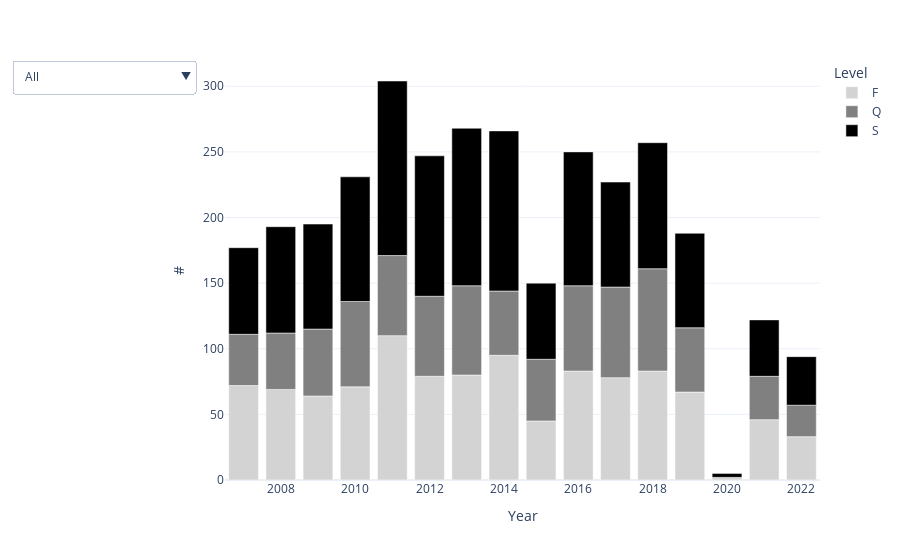

The cell this chart's notebook holds for it:
### Markdown cell above
Next, we dive one step deeper. We count the number of participations in different competitions rounds over the years. We focus on the same set of climbers with more than 3 finals as before.

Use the dropdown menu in the figure to choose between the aggregation of all climbers' and individual results. Here, we highlight the young and astonishing career of Natalia Grossman, who participated in a handful of IFSC competitions before and burst onto the scene in 2021, making finals in every competition she joined since.

### Code cell
# count number of participations per round and name and climber
groups = fin.groupby(["Level", "Name", "Year"])
dats = []
for name in namez:
    dat = pd.DataFrame(0, columns=years, index=levels[::-1])    
    dat["Name"] = name    
    for year in years:        
        id1 = plot.get_group(groups, ("F", name, year))
        id2 = plot.get_group(groups, ("S", name, year)) 
        id3 = plot.get_group(groups, ("Q", name, year)) 
        dat.loc["F", year] = len(id1)
        dat.loc["S", year] = len(id2)-len(id1)
        dat.loc["Q", year] = len(id3)-len(id2)        
    dat["Level"] = levels[::-1]
    dats.append(dat)    
dat = pd.concat(dats)
daf = dat.melt(id_vars=["Name", "Level"], var_name="Year", value_name="#")

# show bar plot (ALL = sum of climbers' results)
dan = daf[daf["Name"].isin(names)].groupby(["Level", "Year"], as_index=False).sum()
fig = px.bar(x=dan["Year"], y=dan["#"], color=dan['Level'], orientation='v',
             height=400,
             color_discrete_sequence=colorl,
             template=template,
             labels={"x": "Year",  "y": "#", "color": "Level"},
             )

# (indvidual results per climber)
lst = [{
    'method': 'update',
    'label': 'All',
    'args': [{'y': [dan[dan["Level"]==lev]["#"].values for lev in levels[::-1]]}] 
}]
for name in namez:  
    idn = daf["Name"].isin([name])
    dan = daf[idn]
    lst += [
        {
        'method': 'update',
        'label': name,
        'args': [{'y': [dan[dan["Level"]==lev]["#"].values for lev in levels[::-1]]}] 
    }]
    
# add dropdown menu to figure   
updatemenus = [{
    'buttons': lst,
    'direction': 'down',
    'showactive': True,
    }]
fig = fig.update_layout(updatemenus=updatemenus)

fig.show(config=config)

### Figure 1 — Plotly figure (JSON) as saved in the notebook; plotly's stock layout.template omitted (floating-point values rounded to 4 significant figures)
{"data": [{"alignmentgroup": "True", "hovertemplate": "Level=F<br>Year=%{x}<br>#=%{y}<extra></extra>", "legendgroup": "F", "marker": {"color": "lightgray", "pattern": {"shape": ""}}, "name": "F", "offsetgroup": "F", "orientation": "v", "showlegend": true, "textposition": "auto", "type": "bar", "x": [2007, 2008, 2009, 2010, 2011, 2012, 2013, 2014, 2015, 2016, 2017, 2018, 2019, 2020, 2021, 2022], "xaxis": "x", "y": [72, 69, 64, 71, 110, 79, 80, 95, 45, 83, 78, 83, 67, 2, 46, 33], "yaxis": "y"}, {"alignmentgroup": "True", "hovertemplate": "Level=Q<br>Year=%{x}<br>#=%{y}<extra></extra>", "legendgroup": "Q", "marker": {"color": "gray", "pattern": {"shape": ""}}, "name": "Q", "offsetgroup": "Q", "orientation": "v", "showlegend": true, "textposition": "auto", "type": "bar", "x": [2007, 2008, 2009, 2010, 2011, 2012, 2013, 2014, 2015, 2016, 2017, 2018, 2019, 2020, 2021, 2022], "xaxis": "x", "y": [39, 43, 51, 65, 61, 61, 68, 49, 47, 65, 69, 78, 49, 0, 33, 24], "yaxis": "y"}, {"alignmentgroup": "True", "hovertemplate": "Level=S<br>Year=%{x}<br>#=%{y}<extra></extra>", "legendgroup": "S", "marker": {"color": "black", "pattern": {"shape": ""}}, "name": "S", "offsetgroup": "S", "orientation": "v", "showlegend": true, "textposition": "auto", "type": "bar", "x": [2007, 2008, 2009, 2010, 2011, 2012, 2013, 2014, 2015, 2016, 2017, 2018, 2019, 2020, 2021, 2022], "xaxis": "x", "y": [66, 81, 80, 95, 133, 107, 120, 122, 58, 102, 80, 96, 72, 3, 43, 37], "yaxis": "y"}], "layout": {"autosize": true, "barmode": "relative", "legend": {"title": {"text": "Level"}, "tracegroupgap": 0}, "margin": {"t": 60}, "updatemenus": [{"buttons": [{"args": [{"y": [[72, 69, 64, 71, 110, 79, 80, 95, 45, 83, 78, 83, 67, 2, 46, 33], [66, 81, 80, 95, 133, 107, 120, 122, 58, 102, 80, 96, 72, 3, 43, 37], [39, 43, 51, 65, 61, 61, 68, 49, 47, 65, 69, 78, 49, 0, 33, 24]]}], "label": "All", "method": "update"}, {"args": [{"y": [[0, 0, 1, 6, 1, 0, 0, 2, 2, 1, 0, 0, 5, 0, 2, 0], [0, 0, 1, 0, 0, 0, 0, 0, 3, 0, 0, 1, 1, 0, 0, 0], [0, 0, 0, 0, 0, 0, 0, 0, 0, 0, 0, 0, 0, 0, 1, 0]]}], "label": "adam ondra", "method": "update"}, {"args": [{"y": [[3, 1, 0, 0, 0, 0, 0, 0, 0, 0, 0, 0, 0, 0, 0, 0], [3, 2, 0, 0, 0, 0, 0, 0, 0, 0, 0, 0, 0, 0, 0, 0], [0, 2, 1, 1, 0, 0, 0, 0, 0, 0, 0, 0, 0, 0, 0, 0]]}], "label": "akito matsushima", "method": "update"}, {"args": [{"y": [[5, 5, 6, 5, 9, 5, 6, 9, 4, 6, 5, 8, 5, 0, 2, 0], [0, 1, 0, 1, 1, 2, 1, 0, 0, 2, 1, 0, 0, 0, 1, 0], [0, 0, 0, 1, 0, 0, 1, 0, 1, 0, 1, 0, 0, 0, 0, 0]]}], "label": "akiyo noguchi", "method": "update"}, {"args": [{"y": [[0, 0, 1, 1, 4, 2, 0, 0, 1, 5, 5, 4, 2, 0, 0, 0], [0, 1, 1, 5, 3, 0, 0, 1, 0, 3, 1, 4, 3, 0, 0, 0], [0, 1, 1, 0, 1, 3, 0, 0, 0, 0, 1, 0, 0, 0, 0, 0]]}], "label": "aleksei rubtsov", "method": "update"}, {"args": [{"y": [[0, 1, 1, 3, 0, 1, 0, 0, 0, 0, 0, 0, 0, 0, 0, 0], [0, 0, 1, 3, 8, 0, 0, 0, 2, 0, 0, 0, 4, 0, 0, 0], [0, 0, 0, 2, 3, 1, 0, 1, 0, 0, 0, 0, 3, 0, 0, 0]]}], "label": "alex johnson", "method": "update"}, {"args": [{"y": [[0, 1, 1, 1, 7, 3, 5, 5, 1, 1, 2, 1, 0, 0, 0, 0], [0, 0, 0, 0, 2, 4, 2, 2, 0, 0, 0, 1, 0, 0, 0, 0], [0, 0, 0, 0, 1, 0, 1, 0, 0, 0, 0, 0, 0, 0, 0, 0]]}], "label": "alex puccio", "method": "update"}, {"args": [{"y": [[1, 3, 2, 0, 0, 0, 0, 0, 0, 0, 0, 0, 0, 0, 0, 0], [3, 4, 1, 0, 0, 0, 0, 0, 0, 0, 0, 0, 0, 0, 0, 0], [4, 0, 2, 0, 0, 0, 0, 0, 0, 0, 0, 0, 0, 0, 0, 0]]}], "label": "angelica lind", "method": "update"}, {"args": [{"y": [[0, 1, 2, 1, 0, 1, 0, 0, 0, 0, 0, 0, 0, 0, 0, 0], [1, 2, 1, 1, 2, 4, 2, 2, 0, 0, 0, 0, 0, 0, 0, 0], [0, 0, 0, 2, 2, 0, 2, 1, 0, 0, 0, 0, 0, 0, 0, 0]]}], "label": "anna gallyamova", "method": "update"}, {"args": [{"y": [[2, 5, 5, 5, 10, 7, 7, 7, 2, 3, 1, 0, 0, 0, 0, 0], [0, 2, 1, 1, 0, 0, 0, 1, 0, 1, 2, 0, 0, 0, 0, 0], [1, 0, 0, 1, 0, 0, 1, 0, 0, 1, 2, 0, 0, 0, 0, 0]]}], "label": "anna stöhr", "method": "update"}, {"args": [{"y": [[1, 1, 0, 0, 2, 0, 1, 0, 0, 0, 0, 0, 0, 0, 0, 0], [3, 4, 5, 5, 6, 4, 1, 1, 0, 0, 0, 0, 0, 0, 0, 0], [1, 1, 1, 2, 1, 1, 1, 1, 0, 0, 0, 0, 0, 0, 0, 0]]}], "label": "anne-laure chevrier", "method": "update"}, {"args": [{"y": [[0, 0, 0, 0, 0, 0, 0, 0, 0, 0, 0, 0, 3, 0, 2, 1], [0, 0, 0, 0, 0, 0, 0, 0, 0, 0, 2, 3, 2, 1, 2, 2], [0, 0, 0, 0, 0, 0, 0, 0, 0, 1, 1, 4, 1, 0, 1, 2]]}], "label": "anze peharc", "method": "update"}, {"args": [{"y": [[0, 0, 0, 0, 0, 0, 1, 0, 1, 0, 2, 0, 0, 0, 0, 0], [0, 0, 0, 0, 0, 0, 4, 6, 3, 3, 2, 2, 0, 0, 0, 0], [0, 0, 0, 0, 0, 0, 0, 1, 1, 3, 3, 5, 0, 0, 0, 0]]}], "label": "aya onoe", "method": "update"}, {"args": [{"y": [[0, 0, 0, 0, 0, 0, 0, 0, 0, 0, 0, 0, 0, 0, 3, 3], [0, 0, 0, 0, 0, 0, 0, 0, 0, 0, 1, 0, 0, 0, 2, 1], [0, 0, 0, 0, 0, 0, 0, 0, 0, 0, 1, 4, 4, 0, 0, 0]]}], "label": "brooke raboutou", "method": "update"}, {"args": [{"y": [[0, 0, 1, 1, 0, 2, 0, 0, 0, 0, 0, 0, 0, 0, 0, 0], [0, 6, 1, 4, 6, 2, 1, 0, 0, 0, 0, 0, 0, 0, 0, 0], [0, 0, 2, 2, 1, 3, 3, 0, 0, 0, 0, 0, 0, 0, 0, 0]]}], "label": "cecile avezou", "method": "update"}, {"args": [{"y": [[3, 0, 1, 4, 0, 0, 0, 0, 0, 0, 0, 0, 0, 0, 0, 0], [2, 7, 5, 2, 0, 0, 0, 0, 0, 0, 0, 0, 0, 0, 0, 0], [3, 0, 0, 1, 0, 0, 0, 0, 0, 0, 0, 0, 0, 0, 0, 0]]}], "label": "chloé graftiaux", "method": "update"}, {"args": [{"y": [[1, 0, 0, 2, 2, 0, 1, 0, 0, 0, 0, 0, 0, 0, 0, 0], [1, 1, 3, 0, 2, 1, 4, 0, 0, 0, 0, 0, 0, 0, 0, 0], [1, 1, 0, 0, 0, 1, 0, 0, 0, 0, 0, 0, 0, 0, 0, 0]]}], "label": "cédric lachat", "method": "update"}, {"args": [{"y": [[0, 2, 1, 1, 2, 0, 0, 0, 0, 0, 0, 0, 0, 0, 0, 0], [0, 0, 2, 0, 3, 1, 1, 0, 0, 1, 0, 0, 0, 0, 0, 0], [1, 0, 0, 0, 0, 0, 0, 1, 0, 0, 1, 0, 0, 0, 0, 0]]}], "label": "daniel woods", "method": "update"}, {"args": [{"y": [[0, 0, 2, 1, 1, 0, 0, 0, 0, 0, 0, 0, 0, 0, 0, 0], [4, 0, 1, 2, 1, 1, 3, 1, 0, 3, 0, 0, 1, 0, 0, 0], [3, 4, 1, 3, 3, 5, 3, 3, 3, 2, 4, 3, 3, 0, 0, 0]]}], "label": "david barrans", "method": "update"}, {"args": [{"y": [[1, 4, 0, 0, 0, 0, 0, 0, 0, 0, 0, 0, 0, 0, 0, 0], [2, 1, 2, 0, 0, 0, 0, 0, 0, 0, 0, 0, 0, 0, 0, 0], [1, 1, 0, 0, 0, 0, 0, 0, 0, 0, 0, 0, 0, 0, 0, 0]]}], "label": "david lama", "method": "update"}, {"args": [{"y": [[5, 4, 0, 4, 8, 4, 6, 6, 1, 2, 0, 0, 0, 0, 0, 0], [1, 0, 2, 0, 0, 2, 1, 1, 3, 2, 2, 0, 0, 0, 0, 0], [0, 0, 0, 0, 0, 0, 0, 1, 0, 2, 3, 5, 1, 0, 0, 0]]}], "label": "dmitrii sharafutdinov", "method": "update"}, {"args": [{"y": [[0, 0, 0, 0, 0, 0, 0, 2, 1, 1, 1, 5, 4, 0, 0, 0], [0, 0, 0, 0, 0, 0, 0, 5, 2, 4, 4, 3, 3, 0, 3, 2], [0, 0, 0, 0, 1, 0, 4, 1, 0, 2, 0, 0, 0, 0, 2, 1]]}], "label": "fanny gibert", "method": "update"}, {"args": [{"y": [[0, 0, 0, 0, 0, 0, 0, 0, 0, 0, 0, 1, 2, 0, 1, 2], [0, 0, 0, 0, 0, 0, 0, 0, 0, 0, 0, 4, 4, 0, 3, 3], [0, 0, 0, 0, 0, 0, 0, 0, 0, 0, 0, 1, 0, 0, 0, 0]]}], "label": "futaba ito", "method": "update"}, {"args": [{"y": [[2, 5, 2, 0, 0, 0, 0, 0, 0, 0, 0, 2, 0, 0, 0, 0], [3, 2, 3, 3, 2, 0, 0, 4, 0, 4, 3, 3, 0, 0, 0, 0], [2, 0, 1, 1, 2, 0, 0, 0, 1, 1, 1, 3, 0, 0, 0, 0]]}], "label": "gabriele moroni", "method": "update"}, {"args": [{"y": [[0, 0, 0, 0, 0, 0, 0, 0, 0, 0, 0, 4, 0, 0, 1, 0], [0, 0, 0, 0, 0, 0, 0, 0, 0, 0, 1, 2, 4, 0, 2, 3], [0, 0, 0, 0, 0, 0, 1, 1, 1, 7, 2, 2, 3, 0, 2, 2]]}], "label": "gregor vezonik", "method": "update"}, {"args": [{"y": [[2, 1, 3, 1, 4, 3, 3, 7, 0, 0, 0, 0, 0, 0, 0, 0], [3, 3, 3, 5, 5, 4, 4, 2, 3, 0, 0, 0, 0, 0, 0, 0], [0, 2, 0, 1, 1, 0, 1, 0, 0, 0, 0, 3, 0, 0, 0, 0]]}], "label": "guillaume glairon mondet", "method": "update"}, {"args": [{"y": [[0, 0, 2, 2, 4, 3, 0, 0, 0, 0, 1, 0, 0, 0, 0, 0], [0, 1, 2, 1, 1, 2, 2, 0, 0, 0, 2, 1, 2, 0, 0, 0], [1, 0, 1, 0, 0, 0, 0, 0, 0, 0, 0, 2, 4, 0, 0, 0]]}], "label": "jain kim", "method": "update"}, {"args": [{"y": [[0, 0, 0, 0, 1, 5, 2, 0, 0, 1, 2, 3, 3, 0, 1, 1], [0, 0, 0, 0, 1, 0, 6, 0, 2, 1, 2, 2, 1, 0, 1, 2], [0, 1, 1, 1, 0, 1, 0, 0, 0, 1, 3, 1, 2, 0, 2, 1]]}], "label": "jakob schubert", "method": "update"}, {"args": [{"y": [[0, 0, 0, 0, 0, 2, 2, 7, 3, 1, 1, 1, 3, 0, 0, 0], [0, 0, 0, 0, 2, 0, 4, 2, 1, 3, 5, 5, 3, 0, 2, 0], [0, 0, 1, 0, 2, 2, 2, 0, 1, 4, 1, 1, 1, 0, 3, 0]]}], "label": "jan hojer", "method": "update"}, {"args": [{"y": [[0, 0, 0, 0, 0, 0, 0, 0, 0, 2, 5, 4, 7, 0, 3, 1], [0, 0, 0, 0, 0, 0, 0, 0, 0, 0, 1, 0, 0, 0, 0, 0], [0, 0, 0, 0, 0, 0, 0, 0, 0, 0, 0, 0, 0, 0, 0, 0]]}], "label": "janja garnbret", "method": "update"}, {"args": [{"y": [[0, 0, 0, 0, 0, 1, 0, 3, 2, 3, 0, 0, 0, 0, 0, 0], [0, 0, 0, 0, 2, 2, 5, 3, 2, 3, 1, 0, 0, 0, 0, 0], [0, 0, 0, 0, 1, 3, 1, 2, 1, 1, 4, 0, 1, 0, 0, 0]]}], "label": "jeremy bonder", "method": "update"}, {"args": [{"y": [[0, 0, 0, 1, 1, 0, 0, 2, 0, 0, 2, 6, 1, 1, 0, 0], [0, 0, 1, 2, 2, 4, 6, 6, 2, 7, 2, 2, 4, 0, 1, 1], [0, 3, 3, 4, 7, 3, 2, 0, 3, 1, 3, 0, 2, 0, 3, 1]]}], "label": "jernej kruder", "method": "update"}, {"args": [{"y": [[0, 0, 0, 0, 0, 0, 0, 0, 0, 0, 0, 2, 3, 0, 1, 1], [0, 0, 0, 0, 0, 0, 0, 0, 0, 2, 0, 4, 1, 0, 1, 4], [0, 0, 0, 0, 0, 0, 0, 0, 0, 0, 1, 0, 2, 0, 1, 0]]}], "label": "jessica pilz", "method": "update"}, {"args": [{"y": [[1, 1, 2, 0, 1, 0, 0, 0, 0, 0, 0, 0, 0, 0, 0, 0], [3, 4, 2, 2, 5, 4, 5, 2, 0, 0, 0, 0, 0, 0, 0, 0], [4, 2, 2, 3, 4, 3, 3, 2, 1, 0, 0, 0, 0, 0, 0, 0]]}], "label": "jonas baumann", "method": "update"}, {"args": [{"y": [[0, 0, 0, 0, 0, 0, 0, 2, 3, 4, 5, 5, 3, 0, 0, 1], [0, 0, 0, 0, 0, 0, 0, 3, 1, 3, 2, 1, 4, 0, 1, 2], [0, 0, 0, 0, 0, 0, 0, 1, 1, 1, 0, 0, 0, 0, 1, 1]]}], "label": "jongwon chon", "method": "update"}, {"args": [{"y": [[3, 1, 0, 0, 0, 0, 4, 1, 0, 2, 0, 0, 0, 0, 0, 0], [4, 2, 4, 0, 0, 3, 3, 7, 1, 1, 1, 0, 0, 0, 0, 0], [0, 2, 1, 0, 0, 2, 1, 1, 3, 2, 2, 2, 0, 0, 0, 0]]}], "label": "jorg verhoeven", "method": "update"}, {"args": [{"y": [[0, 0, 1, 2, 6, 2, 3, 7, 1, 0, 0, 0, 0, 0, 0, 0], [0, 1, 0, 4, 3, 5, 3, 2, 0, 0, 0, 0, 0, 0, 0, 0], [3, 1, 1, 1, 0, 0, 2, 0, 1, 0, 0, 0, 0, 0, 0, 0]]}], "label": "juliane wurm", "method": "update"}, {"args": [{"y": [[6, 2, 0, 0, 0, 0, 0, 0, 0, 0, 0, 0, 0, 0, 0, 0], [2, 2, 0, 0, 0, 0, 0, 0, 0, 0, 0, 0, 0, 0, 0, 0], [0, 0, 0, 0, 0, 0, 0, 0, 0, 0, 0, 0, 0, 0, 0, 0]]}], "label": "juliette danion", "method": "update"}, {"args": [{"y": [[0, 0, 0, 0, 0, 0, 0, 0, 0, 0, 1, 2, 1, 0, 0, 0], [0, 0, 0, 0, 0, 0, 0, 0, 0, 0, 2, 3, 3, 0, 1, 0], [0, 0, 0, 0, 0, 0, 0, 0, 0, 1, 3, 3, 1, 0, 1, 0]]}], "label": "kai harada", "method": "update"}, {"args": [{"y": [[1, 3, 0, 1, 1, 1, 3, 0, 1, 1, 1, 0, 0, 0, 0, 0], [2, 3, 4, 3, 6, 4, 4, 7, 2, 6, 1, 1, 0, 0, 0, 0], [1, 1, 1, 3, 2, 1, 1, 2, 1, 1, 1, 3, 0, 0, 0, 0]]}], "label": "katharina saurwein", "method": "update"}, {"args": [{"y": [[0, 0, 0, 0, 0, 0, 0, 0, 1, 0, 2, 2, 2, 0, 1, 0], [0, 0, 0, 0, 1, 0, 0, 1, 0, 0, 4, 5, 3, 0, 3, 0], [0, 0, 0, 0, 0, 0, 1, 1, 0, 1, 1, 1, 0, 0, 1, 4]]}], "label": "katja debevec", "method": "update"}, {"args": [{"y": [[0, 0, 0, 0, 0, 0, 0, 0, 0, 0, 5, 1, 0, 0, 0, 0], [0, 0, 0, 0, 0, 0, 0, 0, 0, 4, 1, 3, 0, 0, 0, 0], [0, 0, 0, 0, 0, 0, 0, 0, 5, 4, 1, 4, 1, 0, 2, 0]]}], "label": "keita watabe", "method": "update"}, {"args": [{"y": [[7, 6, 5, 6, 8, 5, 4, 4, 0, 0, 0, 0, 0, 0, 0, 0], [1, 1, 0, 1, 1, 0, 2, 3, 0, 0, 0, 0, 0, 0, 0, 0], [0, 0, 1, 0, 1, 1, 1, 0, 0, 0, 0, 0, 0, 0, 0, 0]]}], "label": "kilian fischhuber", "method": "update"}, {"args": [{"y": [[0, 1, 2, 1, 3, 0, 0, 0, 0, 0, 0, 0, 0, 0, 0, 0], [0, 2, 1, 4, 4, 4, 6, 0, 0, 0, 0, 0, 0, 0, 0, 0], [2, 2, 3, 2, 3, 3, 1, 0, 0, 0, 0, 0, 0, 0, 0, 0]]}], "label": "klemen becan", "method": "update"}, {"args": [{"y": [[0, 0, 0, 0, 0, 0, 0, 2, 2, 4, 4, 3, 4, 0, 5, 3], [0, 0, 0, 0, 0, 0, 0, 3, 2, 4, 3, 5, 2, 0, 0, 2], [0, 0, 0, 0, 0, 0, 3, 2, 1, 0, 0, 0, 0, 0, 0, 0]]}], "label": "kokoro fujii", "method": "update"}, {"args": [{"y": [[0, 0, 1, 1, 2, 0, 0, 0, 0, 0, 0, 0, 0, 0, 0, 0], [2, 1, 3, 5, 7, 4, 0, 0, 0, 0, 0, 0, 0, 0, 0, 0], [0, 1, 2, 1, 1, 0, 0, 0, 0, 0, 0, 0, 0, 0, 0, 0]]}], "label": "loïc gaidioz", "method": "update"}, {"args": [{"y": [[1, 0, 0, 0, 2, 0, 1, 0, 0, 0, 0, 0, 0, 0, 0, 0], [1, 0, 2, 4, 3, 4, 2, 0, 0, 0, 0, 0, 0, 0, 0, 0], [2, 1, 2, 3, 2, 2, 4, 0, 1, 3, 0, 0, 0, 0, 0, 0]]}], "label": "lukas ennemoser", "method": "update"}, {"args": [{"y": [[0, 0, 0, 0, 0, 0, 0, 0, 1, 2, 2, 1, 1, 0, 1, 0], [0, 0, 0, 0, 0, 0, 0, 0, 2, 2, 3, 4, 2, 0, 2, 1], [0, 0, 0, 0, 0, 0, 0, 0, 2, 2, 0, 3, 2, 0, 2, 2]]}], "label": "manuel cornu", "method": "update"}, {"args": [{"y": [[2, 0, 0, 0, 0, 0, 0, 0, 1, 2, 0, 0, 0, 0, 0, 0], [0, 3, 0, 0, 2, 1, 0, 2, 1, 3, 1, 1, 0, 1, 0, 0], [0, 2, 2, 1, 0, 3, 3, 0, 1, 2, 4, 4, 4, 0, 0, 1]]}], "label": "martin stranik", "method": "update"}, {"args": [{"y": [[0, 0, 0, 0, 0, 0, 0, 1, 2, 4, 0, 0, 0, 0, 0, 0], [0, 0, 0, 0, 0, 0, 0, 1, 0, 0, 4, 0, 0, 0, 0, 0], [0, 0, 0, 0, 0, 0, 1, 0, 0, 0, 1, 0, 0, 0, 0, 0]]}], "label": "megan mascarenas", "method": "update"}, {"args": [{"y": [[0, 0, 0, 1, 5, 3, 2, 2, 1, 5, 0, 0, 0, 0, 0, 0], [0, 2, 4, 4, 3, 4, 5, 2, 2, 3, 0, 0, 0, 0, 0, 0], [0, 0, 2, 1, 1, 0, 1, 0, 2, 0, 0, 0, 0, 0, 0, 0]]}], "label": "melissa le neve", "method": "update"}, {"args": [{"y": [[0, 0, 0, 0, 0, 0, 0, 0, 0, 2, 1, 1, 0, 0, 0, 0], [0, 0, 0, 0, 0, 0, 0, 1, 1, 2, 2, 5, 2, 0, 3, 2], [0, 0, 0, 0, 0, 0, 0, 0, 2, 2, 2, 2, 5, 0, 2, 0]]}], "label": "mickael mawem", "method": "update"}, {"args": [{"y": [[0, 0, 0, 0, 0, 0, 0, 4, 2, 7, 5, 8, 3, 0, 3, 3], [0, 0, 0, 0, 0, 0, 0, 3, 2, 1, 2, 0, 0, 0, 1, 1], [0, 0, 0, 0, 0, 0, 0, 0, 1, 0, 0, 0, 0, 0, 0, 1]]}], "label": "miho nonaka", "method": "update"}, {"args": [{"y": [[0, 0, 1, 2, 4, 3, 1, 1, 0, 0, 0, 0, 0, 0, 0, 0], [0, 0, 4, 2, 5, 3, 4, 3, 0, 0, 0, 0, 0, 0, 0, 0], [0, 0, 1, 2, 0, 0, 1, 1, 0, 0, 1, 3, 0, 0, 0, 0]]}], "label": "mina markovic", "method": "update"}, {"args": [{"y": [[0, 0, 0, 1, 0, 1, 3, 0, 0, 0, 0, 0, 0, 0, 0, 0], [0, 0, 0, 0, 2, 4, 3, 5, 0, 0, 0, 0, 0, 0, 0, 0], [0, 0, 0, 0, 1, 0, 1, 0, 0, 0, 1, 1, 0, 0, 0, 0]]}], "label": "momoka oda", "method": "update"}, {"args": [{"y": [[0, 0, 0, 0, 0, 0, 1, 0, 1, 2, 0, 0, 0, 0, 0, 0], [0, 0, 0, 0, 2, 5, 6, 6, 1, 4, 4, 0, 0, 0, 0, 0], [0, 0, 0, 1, 2, 2, 1, 2, 3, 2, 3, 0, 0, 0, 0, 0]]}], "label": "monika retschy", "method": "update"}, {"args": [{"y": [[2, 1, 2, 2, 1, 0, 1, 0, 0, 0, 0, 0, 0, 0, 0, 0], [3, 3, 2, 3, 2, 1, 1, 0, 0, 0, 0, 0, 0, 0, 0, 0], [2, 1, 1, 1, 3, 3, 2, 1, 0, 0, 0, 0, 0, 0, 0, 0]]}], "label": "mykhaylo shalagin", "method": "update"}, {"args": [{"y": [[0, 0, 0, 0, 0, 3, 1, 0, 0, 0, 0, 0, 0, 0, 0, 0], [0, 0, 1, 2, 7, 4, 3, 4, 1, 1, 0, 4, 0, 0, 0, 0], [1, 4, 3, 4, 1, 0, 2, 2, 2, 0, 0, 1, 0, 0, 0, 0]]}], "label": "mélanie sandoz", "method": "update"}, {"args": [{"y": [[0, 0, 0, 0, 0, 0, 0, 0, 0, 0, 0, 0, 0, 0, 5, 5], [0, 0, 0, 0, 0, 0, 0, 0, 0, 0, 0, 0, 2, 0, 0, 0], [0, 0, 0, 0, 0, 0, 0, 0, 0, 0, 1, 1, 1, 0, 0, 0]]}], "label": "natalia grossman", "method": "update"}, {"args": [{"y": [[4, 3, 4, 2, 1, 0, 0, 0, 0, 0, 0, 0, 0, 0, 0, 0], [2, 3, 1, 4, 2, 0, 0, 0, 0, 0, 0, 0, 0, 0, 0, 0], [1, 0, 1, 1, 0, 0, 0, 0, 0, 0, 0, 0, 0, 0, 0, 0]]}], "label": "natalija gros", "method": "update"}, {"args": [{"y": [[0, 0, 0, 0, 0, 0, 0, 0, 2, 0, 0, 0, 0, 0, 2, 0], [0, 0, 0, 0, 0, 0, 0, 0, 3, 0, 0, 2, 5, 0, 1, 0], [0, 0, 0, 0, 0, 0, 0, 1, 0, 2, 1, 3, 0, 0, 1, 1]]}], "label": "nathaniel coleman", "method": "update"}, {"args": [{"y": [[2, 1, 1, 0, 1, 0, 0, 0, 0, 0, 0, 0, 0, 0, 0, 0], [0, 3, 2, 4, 3, 2, 0, 0, 0, 0, 0, 0, 0, 0, 0, 0], [0, 1, 0, 0, 1, 2, 1, 0, 0, 0, 0, 0, 0, 0, 0, 0]]}], "label": "olga bibik", "method": "update"}, {"args": [{"y": [[5, 1, 2, 0, 1, 1, 0, 0, 0, 0, 0, 0, 0, 0, 0, 0], [2, 1, 1, 3, 3, 0, 1, 0, 0, 0, 0, 0, 0, 0, 0, 0], [0, 0, 0, 0, 0, 2, 2, 1, 0, 0, 0, 0, 0, 0, 0, 0]]}], "label": "olga shalagina", "method": "update"}, {"args": [{"y": [[0, 0, 0, 0, 0, 0, 0, 0, 0, 0, 0, 0, 0, 0, 3, 2], [0, 0, 0, 0, 0, 0, 0, 0, 0, 0, 0, 0, 0, 0, 1, 2], [0, 0, 0, 0, 0, 0, 0, 0, 0, 0, 0, 0, 0, 0, 1, 0]]}], "label": "oriane bertone", "method": "update"}, {"args": [{"y": [[0, 0, 0, 0, 2, 0, 1, 0, 0, 2, 5, 2, 2, 0, 0, 0], [0, 0, 1, 1, 2, 2, 1, 6, 4, 4, 2, 2, 3, 1, 2, 1], [0, 0, 2, 4, 2, 3, 3, 1, 1, 1, 0, 0, 0, 0, 2, 2]]}], "label": "petra klingler", "method": "update"}, {"args": [{"y": [[0, 0, 0, 0, 1, 4, 2, 1, 0, 0, 3, 3, 1, 0, 0, 0], [0, 0, 0, 1, 1, 3, 2, 2, 5, 2, 3, 4, 4, 0, 3, 0], [0, 0, 2, 0, 1, 0, 0, 0, 0, 1, 0, 1, 1, 0, 1, 0]]}], "label": "rei sugimoto", "method": "update"}, {"args": [{"y": [[2, 3, 5, 4, 5, 6, 5, 4, 2, 3, 0, 0, 0, 0, 0, 0], [2, 2, 1, 2, 2, 0, 3, 3, 1, 3, 0, 0, 0, 0, 0, 0], [0, 0, 0, 1, 1, 0, 0, 1, 1, 2, 5, 2, 0, 0, 0, 0]]}], "label": "rustam gelmanov", "method": "update"}, {"args": [{"y": [[0, 2, 2, 1, 1, 4, 4, 3, 2, 2, 0, 1, 1, 0, 0, 0], [0, 1, 1, 2, 6, 2, 3, 3, 1, 5, 1, 2, 2, 0, 1, 1], [1, 0, 1, 1, 0, 0, 0, 1, 0, 0, 5, 4, 4, 0, 1, 3]]}], "label": "sean mccoll", "method": "update"}, {"args": [{"y": [[0, 0, 0, 0, 1, 5, 6, 9, 3, 6, 7, 2, 3, 0, 0, 0], [0, 0, 0, 0, 2, 0, 1, 0, 1, 1, 0, 2, 0, 0, 0, 0], [0, 0, 0, 1, 0, 0, 1, 0, 1, 0, 0, 0, 0, 0, 1, 0]]}], "label": "shauna coxsey", "method": "update"}, {"args": [{"y": [[3, 1, 0, 0, 0, 0, 0, 0, 0, 0, 0, 0, 0, 0, 0, 0], [5, 4, 0, 0, 0, 0, 0, 0, 0, 0, 0, 0, 0, 0, 0, 0], [0, 2, 3, 3, 0, 5, 2, 2, 0, 0, 0, 0, 0, 0, 0, 0]]}], "label": "silvie rajfova", "method": "update"}, {"args": [{"y": [[0, 0, 0, 0, 0, 0, 0, 0, 1, 1, 3, 4, 0, 1, 3, 2], [0, 0, 0, 0, 0, 0, 0, 0, 0, 3, 2, 2, 0, 0, 2, 3], [0, 0, 0, 0, 0, 0, 1, 1, 0, 0, 1, 1, 0, 0, 0, 0]]}], "label": "stasa gejo", "method": "update"}, {"args": [{"y": [[3, 1, 2, 0, 0, 0, 0, 1, 0, 0, 0, 0, 0, 0, 0, 0], [5, 1, 1, 2, 1, 2, 0, 1, 0, 0, 0, 0, 0, 0, 0, 0], [0, 3, 3, 5, 2, 2, 2, 0, 0, 0, 0, 0, 0, 0, 0, 0]]}], "label": "stéphan julien", "method": "update"}, {"args": [{"y": [[0, 0, 0, 0, 2, 1, 1, 0, 0, 0, 0, 0, 0, 0, 0, 0], [1, 2, 0, 3, 3, 3, 6, 2, 0, 1, 0, 0, 0, 0, 0, 0], [3, 2, 0, 2, 3, 1, 0, 2, 0, 0, 0, 0, 0, 0, 0, 0]]}], "label": "thomas caleyron", "method": "update"}, {"args": [{"y": [[0, 0, 0, 0, 1, 1, 2, 0, 0, 0, 0, 0, 0, 0, 0, 0], [0, 0, 0, 0, 0, 1, 2, 3, 0, 0, 0, 0, 0, 0, 0, 0], [0, 1, 0, 0, 1, 0, 0, 1, 0, 0, 0, 0, 0, 0, 0, 0]]}], "label": "thomas tauporn", "method": "update"}, {"args": [{"y": [[0, 0, 0, 0, 0, 0, 0, 1, 0, 6, 5, 4, 5, 0, 3, 3], [0, 0, 0, 0, 0, 0, 0, 2, 2, 2, 1, 4, 0, 0, 0, 1], [0, 0, 0, 0, 0, 0, 0, 3, 3, 0, 1, 0, 0, 0, 0, 0]]}], "label": "tomoa narasaki", "method": "update"}, {"args": [{"y": [[0, 0, 0, 0, 0, 0, 0, 0, 0, 0, 0, 2, 1, 0, 1, 0], [0, 0, 0, 0, 0, 0, 1, 1, 0, 3, 0, 4, 3, 0, 2, 3], [0, 0, 0, 0, 0, 0, 0, 1, 0, 4, 0, 2, 2, 0, 2, 2]]}], "label": "tomoaki takata", "method": "update"}, {"args": [{"y": [[0, 2, 0, 5, 3, 0, 1, 2, 1, 1, 0, 0, 0, 0, 0, 0], [0, 2, 5, 2, 5, 5, 4, 3, 1, 3, 5, 0, 0, 0, 0, 0], [1, 1, 0, 0, 2, 2, 3, 4, 1, 4, 2, 1, 0, 0, 0, 0]]}], "label": "tsukuru hori", "method": "update"}, {"args": [{"y": [[0, 1, 0, 1, 2, 0, 0, 0, 0, 0, 0, 0, 0, 0, 0, 0], [2, 0, 2, 0, 1, 3, 2, 0, 0, 0, 0, 0, 0, 0, 0, 0], [0, 0, 2, 0, 1, 0, 1, 0, 0, 0, 0, 0, 0, 0, 0, 0]]}], "label": "yana chereshneva", "method": "update"}, {"args": [{"y": [[0, 0, 0, 0, 0, 0, 0, 0, 0, 1, 2, 1, 2, 0, 3, 5], [0, 0, 0, 0, 0, 0, 0, 0, 1, 2, 4, 5, 4, 0, 2, 0], [0, 0, 0, 0, 0, 0, 0, 2, 1, 4, 1, 2, 1, 0, 0, 0]]}], "label": "yoshiyuki ogata", "method": "update"}, {"args": [{"y": [[4, 5, 3, 2, 0, 0, 0, 0, 0, 0, 0, 0, 0, 0, 0, 0], [3, 1, 2, 2, 0, 1, 0, 4, 0, 0, 0, 0, 0, 0, 0, 0], [0, 0, 0, 2, 0, 1, 0, 0, 0, 0, 0, 0, 0, 0, 0, 0]]}], "label": "yulia abramchuk", "method": "update"}], "direction": "down", "showactive": true}], "xaxis": {"anchor": "y", "autorange": true, "domain": [0, 1], "range": [2006.0, 2022.0], "title": {"text": "Year"}, "type": "linear"}, "yaxis": {"anchor": "x", "autorange": true, "domain": [0, 1], "range": [0, 320], "title": {"text": "#"}, "type": "linear"}}}
